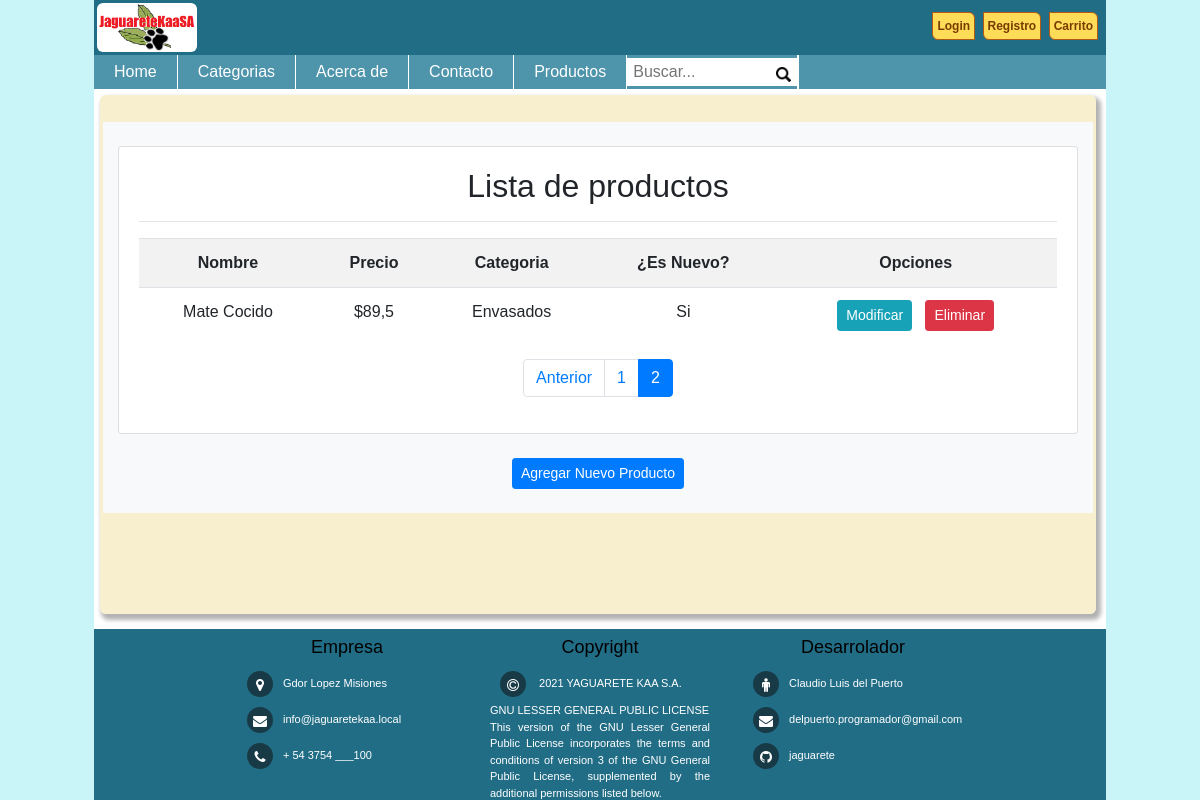
The app's page /listar_productos/?page=2, older data.
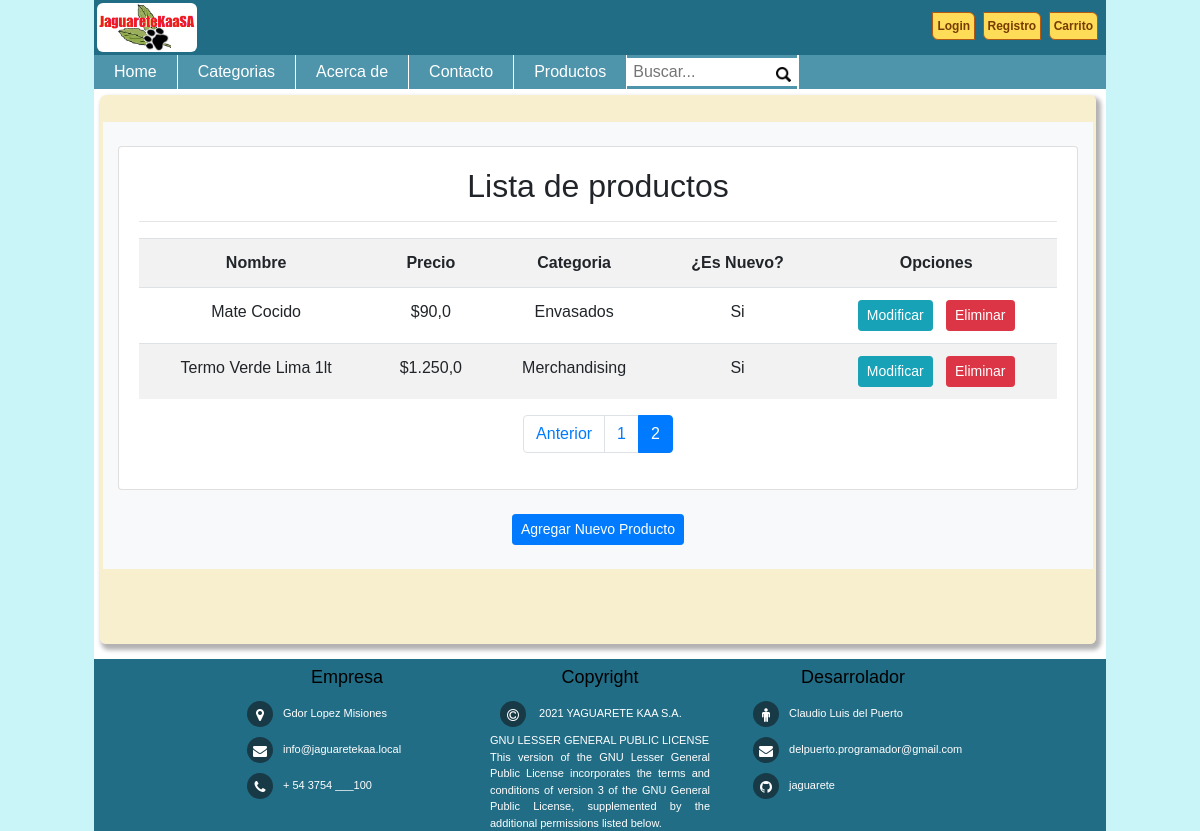
The same page, newer data.
### jaguareteAPP/models.py (models this page shows, shortened)
class Producto(models.Model):
    nombre      = models.CharField(max_length=50)
    precio      = models.FloatField(null=True)
    descripcion = models.TextField(null=True)
    nuevo       = models.BooleanField(default=False)
    categoria   = models.ForeignKey(Categoria, on_delete=models.PROTECT)
    imagen      = models.ImageField(upload_to="productos", null=True)

class Categoria(models.Model):
    nombre = models.CharField(max_length=50)
    def __str__(self):
        return self.nombre

### jaguareteAPP/views.py (the view)
# urls.py: path('listar_productos/', views.listar_productos, name="listar_productos"),
def listar_productos(request):
    productos = Producto.objects.all()
    page      = request.GET.get('page', 1)
    try:
        paginator = Paginator(productos, 3)
        productos = paginator.page(page)
    except:
        raise Http404
    data = {
        'entity': productos ,
        'paginator': paginator
    }
    return render(request,"producto/listar.html", data)

### jaguareteAPP/templates/producto/listar.html (shortened to what this page needs)
{% extends 'home/base.html' %}
{% block contenido %}
{% load crispy_forms_tags %}
{% load humanize %}
<br>
<div class="container bg-light">
    <br>
    <div class="card">
        <div class="card-body">
            <h2>Lista de productos</h2>
            <hr>
            <table class="table table-striped table-hover table-responsive-md">
                <tr>
                    <th>Nombre</th>
                    <th>Precio</th>
                    <th>Categoria</th>
                    <th>¿Es Nuevo?</th>
                    <th>Opciones</th>
                </tr>
                {% for p in entity %}
                    <tr>
                        <td>{{p.nombre | title}}</td>
                        <td>${{p.precio | intcomma}}</td>
                        <td>{{p.categoria}}</td>
                        <td>
                            {% if p.nuevo %}
                                Si
                            {% else %}
                                No
                            {% endif %}
                        </td>
                        <td>
                            <a href="{% url 'modificar_producto' p.id %}" class="btn btn-info btn-sm">Modificar</a>
                            <a href="{% url 'eliminar_producto' p.id %}" class="btn btn-danger btn-sm">Eliminar</a>
                        </td>
                    </tr>
                {% endfor %}
            </table>
            <div>
                {% include 'home/paginator.html' %}
            </div>
        </div>
    </div>
    <br>
    <center>
    <a href="{% url 'agregar_producto' %}" class="btn btn-primary btn-sm">Agregar Nuevo Producto</a>
    </center>
    <br>
</div>
<br>
<br>
<br>
{% endblock %}

Row changes from the older to the newer data that the page shows:
changed Producto "Mate Cocido": precio "89,5" → "90,0"
added Producto: nombre "Termo Verde Lima 1lt", precio "1.250,0", categoria "Merchandising", nuevo "Si"
